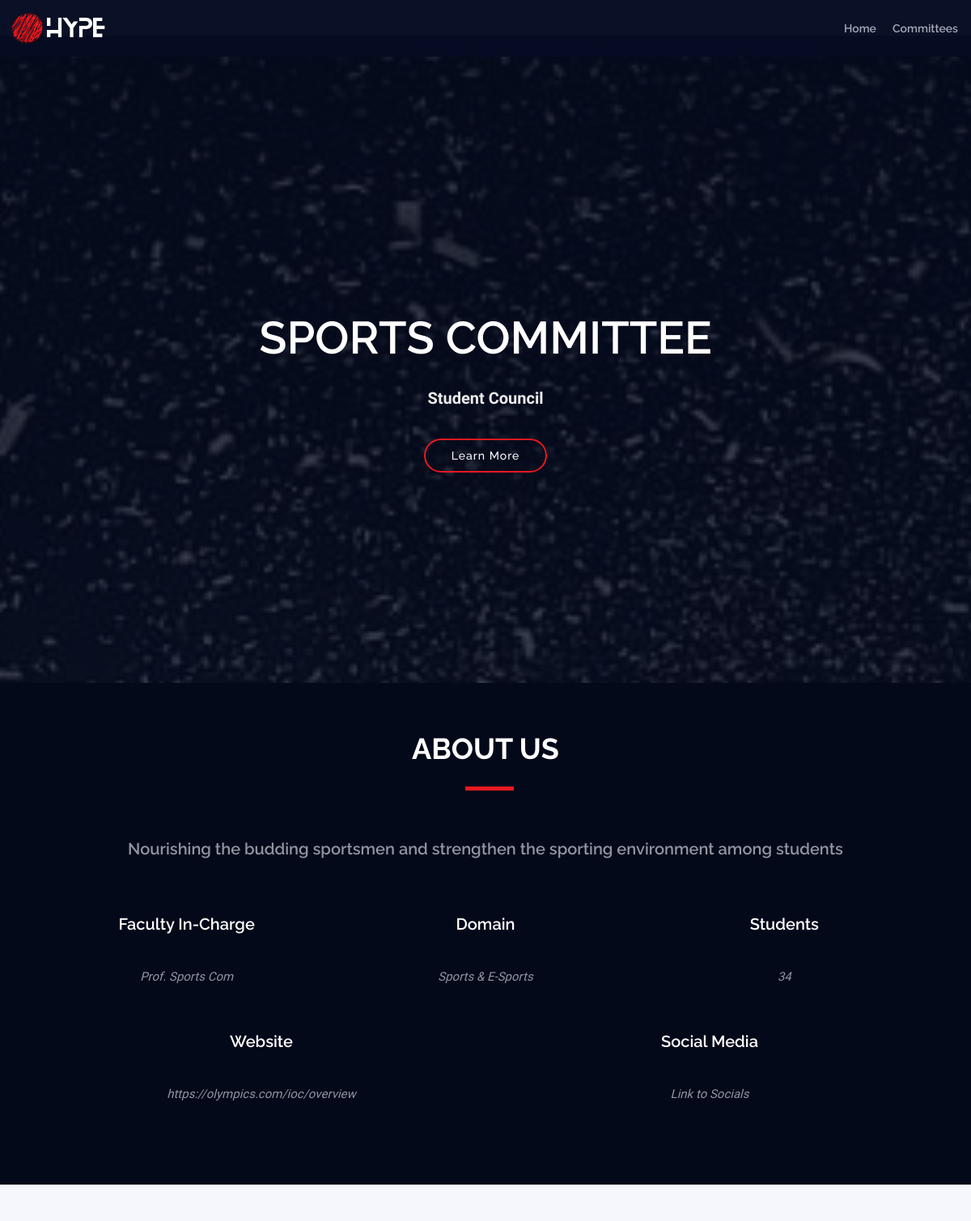
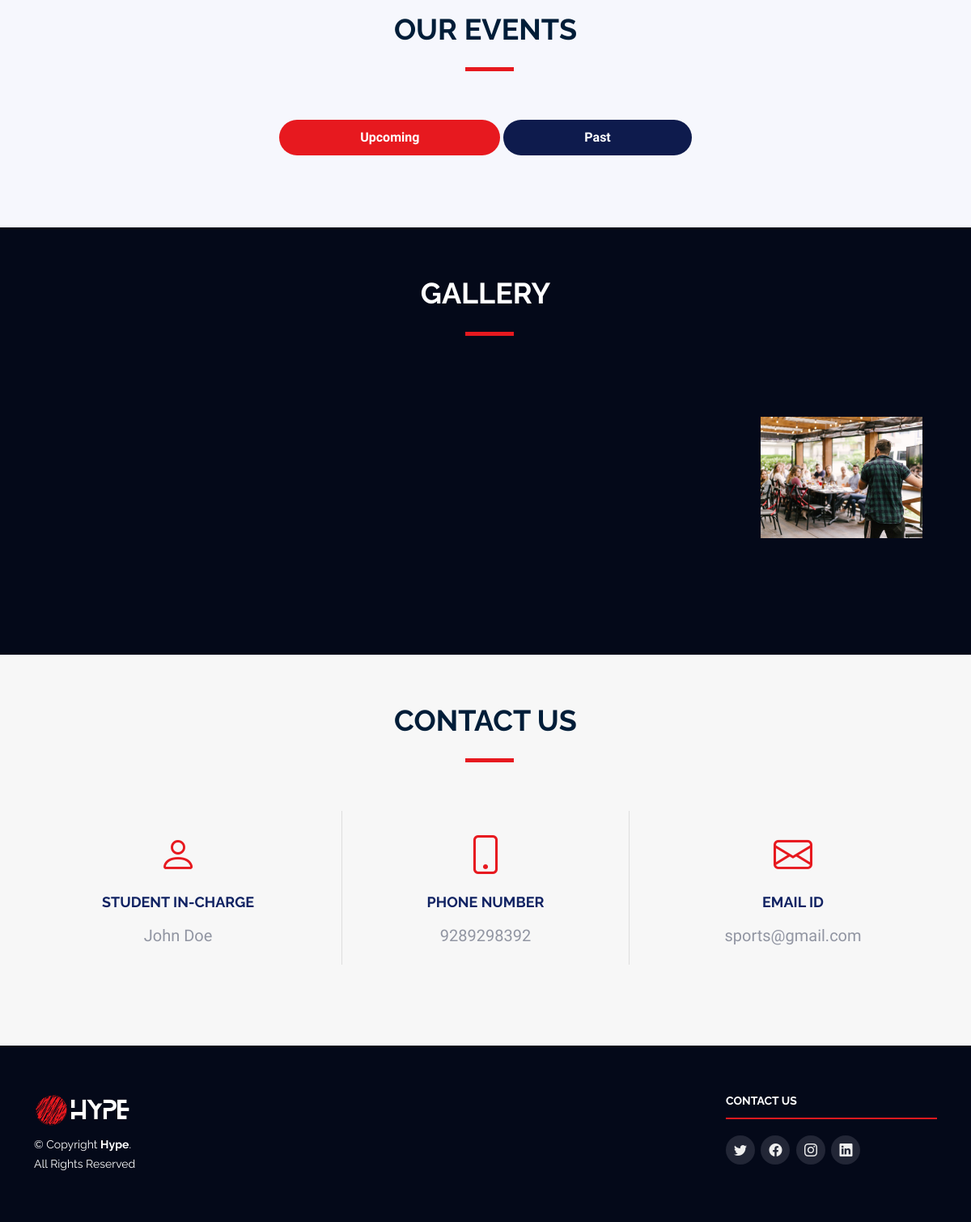
/Hype/committees/2, run on the app's committed database (2 pictures, top to bottom).
### models.py (models this page shows)
class Committee(db.Model):
    __tablename__ = 'committee'
    cid = db.Column(db.Integer, autoincrement=True, primary_key=True, unique=True, nullable=False)
    name = db.Column(db.String, unique=True, nullable=False)
    email = db.Column(db.String, unique=True, nullable=False)
    password = db.Column(db.String, nullable=False)
    sc = db.Column(db.Integer, nullable=False)
    faculty_incharge = db.Column(db.String)
    faculty_email = db.Column(db.String)
    student_incharge = db.Column(db.String)
    contact = db.Column(db.String, nullable=False)
    image = db.Column(db.String, nullable=False)
    domain = db.Column(db.String)
    about = db.Column(db.String)
    strength = db.Column(db.Integer)
    website = db.Column(db.String, nullable=False)
    socials = db.Column(db.String, nullable=False)

### app.py (the view)
@app.route('/Hype/committees/<cid>')
def individual(cid):
    if request.method == 'GET':
        today = date.today()
        c = Committee.query.get(cid)
        all_events = MainEvent.query.filter_by(cid = cid).all()
        events = MainEvent.query.filter_by(cid = cid).filter(MainEvent.start_date >= today).order_by(MainEvent.start_date).all()
        d = {}
        for i in range(len(events)):
            d[i] = SubEvent.query.filter_by(eid = events[i].eid).all()
        past_events = MainEvent.query.filter_by(cid = cid).filter(MainEvent.start_date < today).order_by(MainEvent.start_date).all()
        dold = {}
        for i in range(len(past_events)):
            dold[i] = SubEvent.query.filter_by(eid = past_events[i].eid).all()
        return render_template("committee.html", committee = c, events = events, subevents = d, past_events = past_events, past_subevents = dold, all_events=all_events)

### templates/committee.html (shortened to what this page needs)
<!DOCTYPE html>
<html lang="en">
<head>
    <link href="/static/assets/vendor/aos/aos.css" rel="stylesheet">
    <link href="/static/assets/vendor/bootstrap/css/bootstrap.min.css" rel="stylesheet">
    <link href="/static/assets/vendor/bootstrap-icons/bootstrap-icons.css" rel="stylesheet">
    <link href="/static/assets/vendor/glightbox/css/glightbox.min.css" rel="stylesheet">
    <link href="/static/assets/vendor/swiper/swiper-bundle.min.css" rel="stylesheet">
    <link href="/static/assets/css/style.css" rel="stylesheet">
    <link rel="stylesheet" href="/static/css/style.css">
</head>
<body>
    <header id="header" class="d-flex align-items-center header-inner">
        <div class="container-fluid container-xxl d-flex align-items-center">
            <div id="logo" class="me-auto">
                <a href="/" class="scrollto"><img src="/static/assets/img/logo.png" alt="" title=""></a>
            </div>
            <nav id="navbar" class="navbar order-last order-lg-0">
                <ul>
                    <li><a class="nav-link scrollto" href="/">Home</a></li>
                    <li><a class="nav-link scrollto" href="/Hype/committees/all">Committees</a></li>
                </ul>
            </nav>
        </div>
    </header>
    <section id="hero">
        <div class="hero-container" data-aos="zoom-in" data-aos-delay="100">
            <h1 class="mb-4 pb-0"> {{ committee.name }}<br></h1>
            {% if committee.sc == 1 %}
            <p class="mb-4 pb-0">Student Council</p>
            {% else %}
            <p class="mb-4 pb-0">Non Student Council</p>
            {% endif %}
            <a href="#hotels" class="about-btn scrollto">Learn More</a>
        </div>
    </section>
    <main id="main">
        <section id="hotels" class="section-with-bg" style="text-align:center;background-color: #040919;">
            <div class="container" data-aos="fade-up">
                <div class="section-header">
                    <h2 style="color:white;">About Us</h2>
                </div>
                <h3 style="color:#9195a2;">{{ committee.about }}</h3><br><br>
                <div class="row p-3">
                    <div class="col-md-4">
                        <h3 style="color:white;">Faculty In-Charge</h3>
                        <p style="color:#9195a2;"><br>{{ committee.faculty_incharge }}</p>
                    </div>
                    <div class="col-md-4">
                        <h3 style="color:white;">Domain</h3>
                        <p style="color:#9195a2;"><br>{{ committee.domain }}</p>
                    </div>
                    <div class="col-md-4">
                        <h3 style="color:white;">Students</h3>
                        <p style="color:#9195a2;"><br>{{ committee.strength }}</p>
                    </div>
                </div>
                <div class="row p-3">
                    <div class="col-md-6">
                        <h3 style="color:white;">Website</h3>
                        <p style="color:#9195a2;"><br><a href="{{ committee.website}}" style="color: #9195a2;">
                                {{ committee.website }}</a></p>
                    </div>
                    <div class="col-md-6">
                        <h3 style="color:white;">Social Media</h3>
                        <p style="color:#9195a2;"><br><a href="{{ committee.socials }}" style="color: #9195a2;">Link to
                                Socials</a></p>
                    </div>
                </div>
            </div>
        </section>
        <section id="schedule" class="section-with-bg">
            <div class="container" data-aos="fade-up">
                <div class="section-header">
                    <h2>Our Events</h2>
                </div>
                <ul class="nav nav-tabs" role="tablist" data-aos="fade-up" data-aos-delay="100">
                    <li class="nav-item">
                        <a class="nav-link active" href="#day-1" role="tab" data-bs-toggle="tab">Upcoming</a>
                    </li>
                    <li class="nav-item">
                        <a class="nav-link" href="#day-2" role="tab" data-bs-toggle="tab">Past</a>
                    </li>
                </ul>
            </div>
        </section>
        <section id="gallery" style="background-color: #040919;">
            <div class="container" data-aos="fade-up">
                <div class="section-header">
                    <h2 style="color:white;">Gallery</h2>
                </div>
            </div>
            <div class="gallery-slider swiper">
                <div class="swiper-wrapper align-items-center">
                    {% for event in all_events%}
                    <div class="swiper-slide"><img src={{event.image}} class="img-fluid" alt=""></div>
                    {% endfor %}
                    <div class="swiper-slide"><a href="/static/assets/img/gallery/1.jpg" class="gallery-lightbox"><img
                                src="/static/assets/img/gallery/1.jpg" class="img-fluid" alt=""></a></div>
                    <div class="swiper-slide"><a href="/static/assets/img/gallery/7.jpg" class="gallery-lightbox"><img
                                src="/static/assets/img/gallery/7.jpg" class="img-fluid" alt=""></a></div>
                    <div class="swiper-slide"><a href="/static/assets/img/gallery/8.jpg" class="gallery-lightbox"><img
                                src="/static/assets/img/gallery/8.jpg" class="img-fluid" alt=""></a></div>
                </div>
                <div class="swiper-pagination"></div>
            </div>
        </section>
        <section id="contact" class="section-bg">
            <div class="container" data-aos="fade-up">
                <div class="section-header">
                    <h2>Contact Us</h2>
                </div>
                <div class="row contact-info">
                    <div class="col-md-4">
                        <div class="contact-address">
                            <i class="bi bi-person"></i>
                            <h3>Student In-Charge</h3>
                            <p style="color:#9195a2;">{{ committee.student_incharge }}</p>
                        </div>
                    </div>
                    <div class="col-md-4">
                        <div class="contact-phone">
                            <i class="bi bi-phone"></i>
                            <h3>Phone Number</h3>
                            <p><a href="tel:{{ committee.contact }}" style="color:#9195a2;">{{ committee.contact }}</a>
                            </p>
                        </div>
                    </div>
                    <div class="col-md-4">
                        <div class="contact-email">
                            <i class="bi bi-envelope"></i>
                            <h3>Email ID</h3>
                            <p> <a href="mailto:{{ committee.email }}" style="color:#9195a2;">{{ committee.email }}</a>
                            </p>
                        </div>
                    </div>
                </div>
            </div>
        </section>
    </main>
    <footer id="footer" style="padding-bottom: 0px;">
        <div class="footer-top">
            <div class="container">
                <div class="row">
                    <div class="col-lg-3 col-md-6 footer-info">
                        <img src="/static/assets/img/logo.png" alt="Hype">
                        <p> &copy; Copyright <strong>Hype</strong>. <br>All Rights Reserved
                        </p>
                    </div>
                    <div class="col-lg-6 footer-contact">
                    </div>
                    <div class="col-lg-3 col-md-6 footer-contact">
                        <h4>Contact Us</h4>
                        <div class="social-links">
                            <a href="#" class="twitter"><i class="bi bi-twitter"></i></a>
                            <a href="#" class="facebook"><i class="bi bi-facebook"></i></a>
                            <a href="#" class="instagram"><i class="bi bi-instagram"></i></a>
                            <a href="#" class="linkedin"><i class="bi bi-linkedin"></i></a>
                        </div>
                    </div>
                </div>
            </div>
        </div>
    </footer>
</body>
</html>

### data on the page
Committee: name "SPORTS COMMITTEE", about "Nourishing the budding sportsmen and strengthen the sporting environment among students", faculty_incharge "Prof. Sports Com", domain "Sports & E-Sports", strength "34", website "https://olympics.com/ioc/overview", student_incharge "John Doe", contact "9289298392", email "sports@gmail.com"
